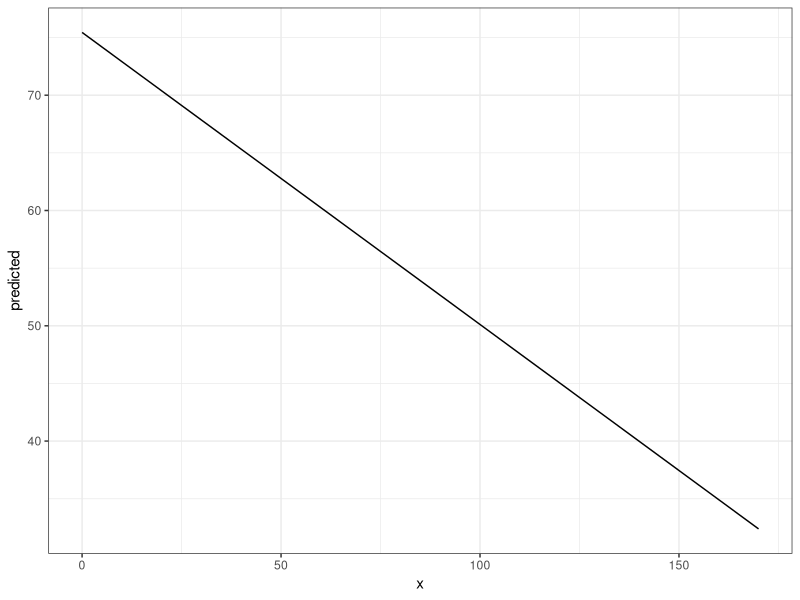
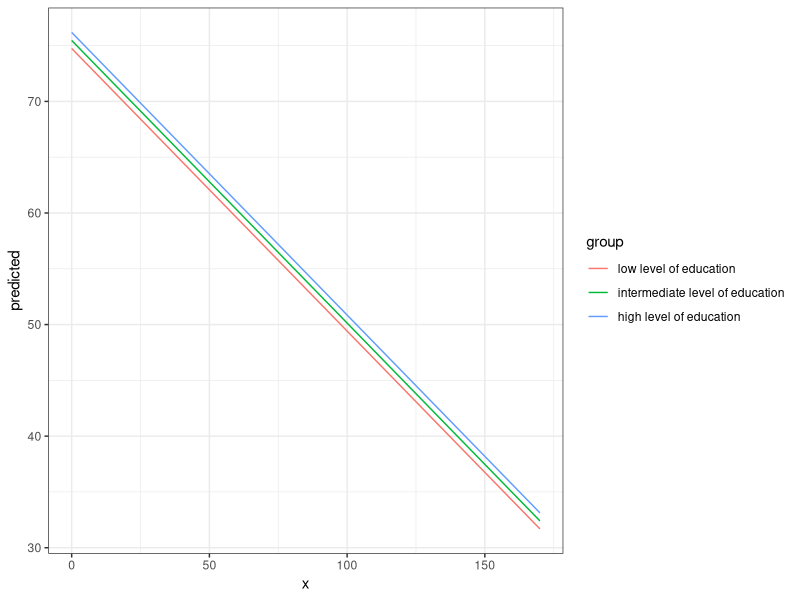
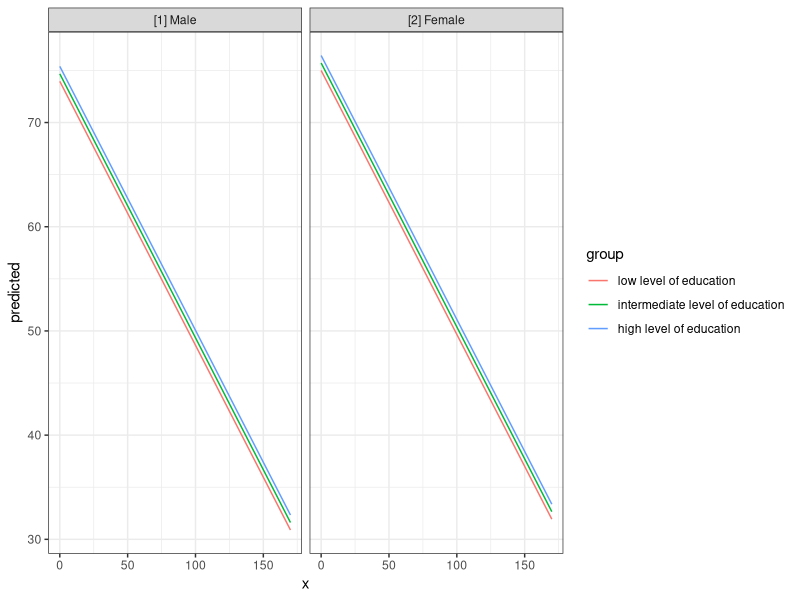
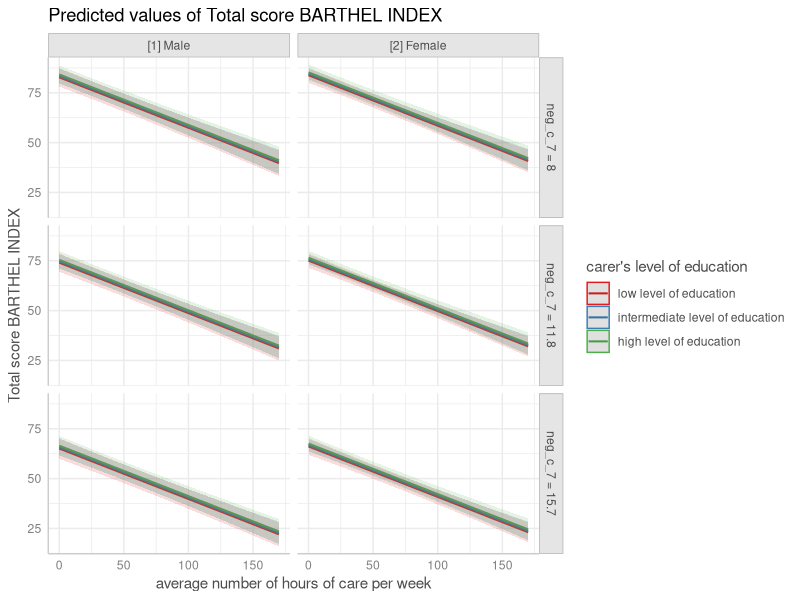
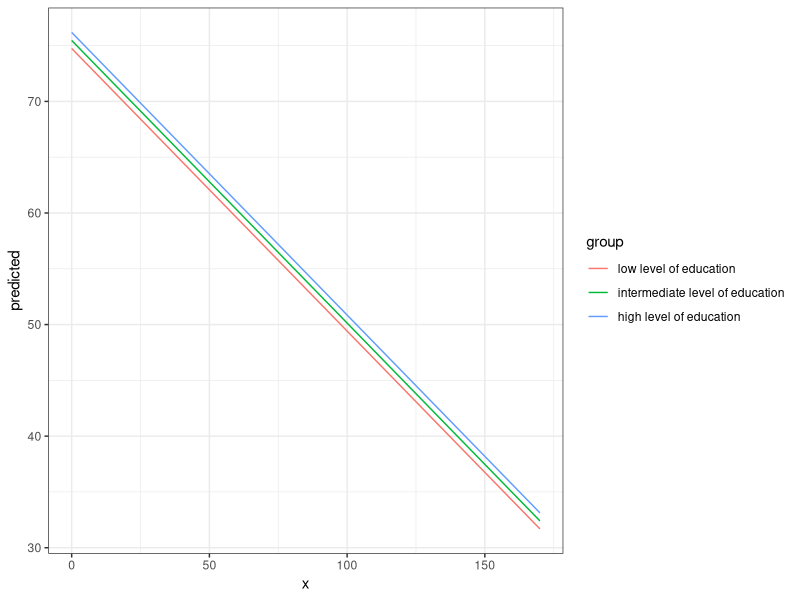
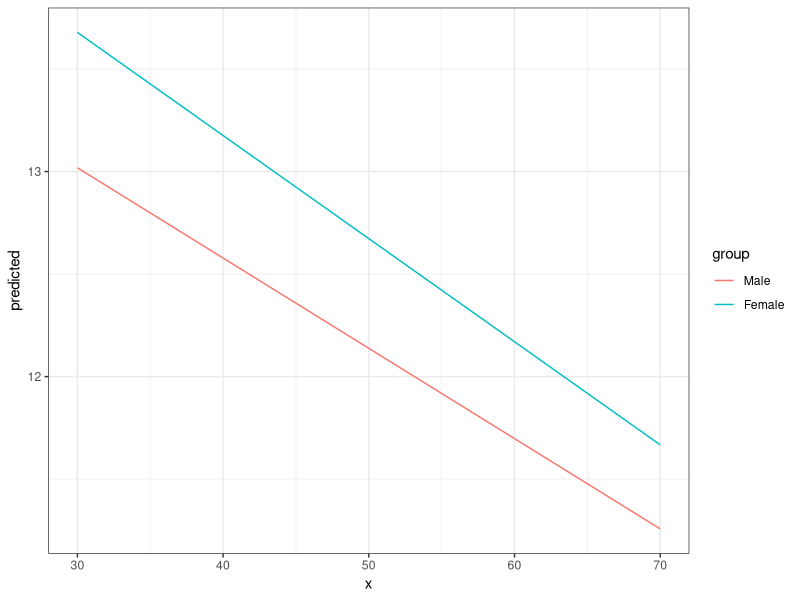
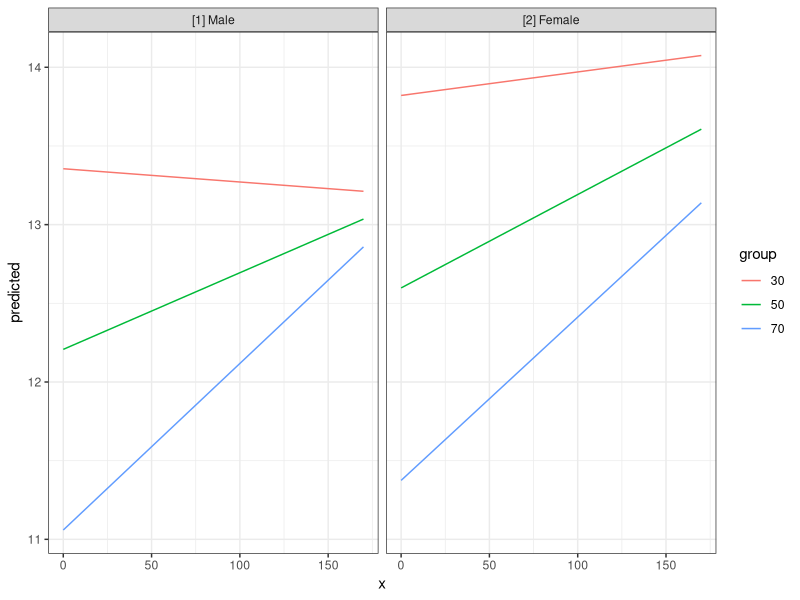
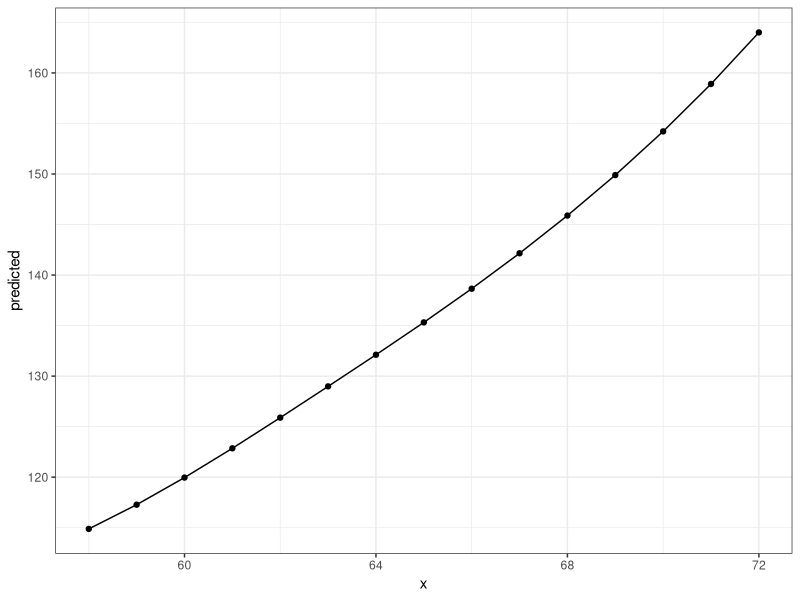

Write R code to recreate these figures, in order. (Note: this script raises an error after producing the figures.)
## ---- chunk 1
knitr::opts_chunk$set(collapse = TRUE, comment = "#>", dev = "png", fig.width = 7, fig.height = 3.5, message = FALSE, warning = FALSE)
options(width = 800)
## ---- chunk 2
library(ggeffects)
data(efc)
fit <- lm(barthtot ~ c12hour + neg_c_7 + c161sex + c172code, data = efc)

ggpredict(fit, terms = "c12hour")
## ---- chunk 3
library(ggplot2)
theme_set(theme_bw())

mydf <- ggpredict(fit, terms = "c12hour")
ggplot(mydf, aes(x, predicted)) + geom_line()
## ---- chunk 4
ggpredict(fit, terms = c("c12hour", "c172code"))
## ---- chunk 5
mydf <- ggpredict(fit, terms = c("c12hour", "c172code"))
ggplot(mydf, aes(x, predicted, colour = group)) + geom_line()
## ---- chunk 6
mydf <- ggpredict(fit, terms = c("c12hour", "c172code", "c161sex"))
mydf
ggplot(mydf, aes(x, predicted, colour = group)) + 
  geom_line() + 
  facet_wrap(~facet)
## ---- chunk 7
mydf <- ggpredict(fit, terms = c("c12hour", "c172code", "c161sex", "neg_c_7"))
plot(mydf)
## ---- chunk 8
mydf <- ggpredict(fit)
mydf
## ---- chunk 9
mydf <- ggaverage(fit, terms = c("c12hour", "c172code"))
ggplot(mydf, aes(x, predicted, colour = group)) + geom_line()
## ---- chunk 10
library(sjmisc)
data(efc)

# make categorical
efc$c161sex <- to_factor(efc$c161sex)

# fit model with interaction
fit <- lm(neg_c_7 ~ c12hour + barthtot * c161sex, data = efc)

# select only levels 30, 50 and 70 from continuous variable Barthel-Index
mydf <- ggpredict(fit, terms = c("barthtot [30,50,70]", "c161sex"))
ggplot(mydf, aes(x, predicted, colour = group)) + geom_line()
## ---- chunk 11
# fit model with 3-way-interaction
fit <- lm(neg_c_7 ~ c12hour * barthtot * c161sex, data = efc)

# select only levels 30, 50 and 70 from continuous variable Barthel-Index
mydf <- ggpredict(fit, terms = c("c12hour", "barthtot [30,50,70]", "c161sex"))

ggplot(mydf, aes(x, predicted, colour = group)) + 
  geom_line() +
  facet_wrap(~facet)
## ---- chunk 12
library(splines)
data(women)

fm1 <- lm(weight ~ bs(height, df = 5), data = women)
dat <- ggpredict(fm1, "height")

ggplot(dat, aes(x, predicted)) + 
  geom_line() +
  geom_point()
## ---- chunk 13
data("lung", package = "survival")
# remove category 3 (outlier)
lung <- subset(lung, subset = ph.ecog %in% 0:2)
lung$sex <- factor(lung$sex, labels = c("male", "female"))
lung$ph.ecog <- factor(lung$ph.ecog, labels = c("good", "ok", "limited"))

m <- survival::coxph(survival::Surv(time, status) ~ sex + age + ph.ecog, data = lung)

# predicted risk-scores
ggpredict(m, c("sex", "ph.ecog"))
## ---- chunk 14
# probability of survival
ggpredict(m, c("sex", "ph.ecog"), type = "surv")
## ---- chunk 15
data(efc)
efc <- to_label(efc, c172code, c161sex)
m <- lm(barthtot ~ c12hour + neg_c_7 + c161sex + c172code, data = efc)
pr <- ggpredict(m, "c172code")
## ---- chunk 16
print(pr)
## ---- chunk 17
print(pr, x.lab = TRUE)
## ---- chunk 18
ggpredict(m, "c172code")
## ---- chunk 19
ggpredict(m, "c172code", x.as.factor = TRUE)
## ---- chunk 20
get_x_title(mydf)
get_y_title(mydf)

ggplot(mydf, aes(x, predicted, colour = group)) + 
  geom_line() +
  facet_wrap(~facet) +
  labs(
    x = get_x_title(mydf),
    y = get_y_title(mydf),
    colour = get_legend_title(mydf)
  )
